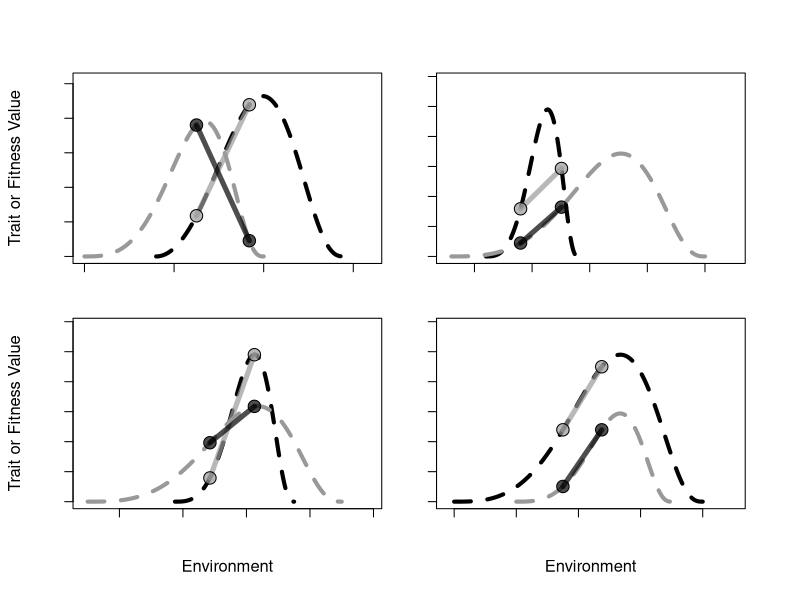

Here is the R script that generated this plot:

my_alpha <- function(col, alpha){
  hexed <- col2rgb(col)
  return(
    rgb(hexed[1,1], hexed[2,1], hexed[3,1], alpha = (alpha)*255,
        maxColorValue = 255)
  )
}

stretch.kumara <- function(x, a, b, c){
  return(c*((a*b*x^(a-1) ) * (1-x^a)^(b-1)))
}


scale.kumara2 <- function(x, a, b, c, d, e){
  xs <- (x - d)/(e - d)
  mod.fit <- c*((a*b*xs^(a-1) ) * (1-xs^a)^(b-1))
  return(list(xs = xs, mod.fit=mod.fit))
}


unscale.kumara <- function(x, a, b, c, d, e){
  xs <- x*(e - d) + d
  mod.fit <- c*((a*b*x^(a-1) ) * (1-x^a)^(b-1))
  return(list(xs = xs, mod.fit=mod.fit))
}


#conceptual plot of continuous and binary reaction norm sampling

#-----------------interaction scenerio----------------
pdf("analyses_and_viz/conceptual_ReNorm.pdf")
#png(filename = "analyses_and_viz/conceptual_ReNorm.png")
par(mfrow=c(2,2))
par(mar=c(2,4,4,1)*1.1)

xseq <- seq(0, 1, length.out = 500)
a <- c(3, 4)
b <- c(4, 4)
c <- c(1.1, 0.8)
d <- c(4, 0)
e <- c(14.5, 10)

s1 <- unscale.kumara(x = xseq, a = a[1], b = b[1], c = c[1], d = d[1], e = e[1])
s2 <- unscale.kumara(x = xseq, a = a[2], b = b[2], c = c[2], d = d[2], e = e[2])

yrng <- range(c(s1$mod.fit, s2$mod.fit))*c(0.9, 1.1)
xrng <- range(c(s1$xs, s2$xs))*c(0.9, 1.1)

plot(NA, NA, xlim=xrng, ylim=yrng, axes=F, cex.lab=1.2,
     xlab="", ylab="Trait or Fitness Value", main="")
box()
axis(side = 1, labels = F)
axis(side = 2, labels = F)

liwd <- 5
lines(s1$xs, s1$mod.fit, lwd=4, lty=2)
lines(s2$xs, s2$mod.fit, lwd=4, lty=2, col="grey60")

xseq <- seq(6.25, 9.2, length.out = 500)
s1 <- scale.kumara2(x = xseq, a = a[1], b = b[1], c = c[1], d = d[1], e = e[1])
s2 <- scale.kumara2(x = xseq, a = a[2], b = b[2], c = c[2], d = d[2], e = e[2])

#pty <- 22
pty <- 21
pcx <- 2

alph <- 0.7

segments(x0 = xseq[1], y0 = s1$mod.fit[1],
         x1 = tail(xseq, 1), y1 = tail(s1$mod.fit, 1), col=my_alpha("grey60", alph), lwd=liwd)

segments(x0 = xseq[1], y0 = s2$mod.fit[1],
         x1 = tail(xseq, 1), y1 = tail(s2$mod.fit, 1), col=my_alpha("black", alph), lwd=liwd)

points(xseq[1], s1$mod.fit[1], bg = my_alpha("grey60", alph), pch=pty, cex=pcx)
points(tail(xseq, 1), tail(s1$mod.fit, 1), bg = my_alpha("grey60", alph), pch=pty, cex=pcx)

points(xseq[1], s2$mod.fit[1], pch=pty, bg = my_alpha("black", alph), cex=pcx)
points(tail(xseq, 1), tail(s2$mod.fit, 1),pch=pty, bg = my_alpha("black", alph), cex=pcx)


#-------------false parallel scenerio-----------------
par(mar=c(2,2,4,3)*1.1)

xseq <- seq(0, 1, length.out = 500)
a <- c(4, 4)
b <- c(4, 4)
c <- c(1, 0.7)
d <- c(6, 3)
e <- c(14, 25)

s1 <- unscale.kumara(x = xseq, a = a[1], b = b[1], c = c[1], d = d[1], e = e[1])
s2 <- unscale.kumara(x = xseq, a = a[2], b = b[2], c = c[2], d = d[2], e = e[2])

yrng <- range(c(s1$mod.fit, s2$mod.fit))*c(0.8, 1.2)
xrng <- range(c(s1$xs, s2$xs))*c(0.9, 1.1)

plot(NA, NA, xlim=xrng, ylim=yrng, axes=F, cex.lab=1.2,
     xlab="", ylab="")
box()
axis(side = 1, labels = F)
axis(side = 2, labels = F)

lines(s1$xs, s1$mod.fit, lwd=4, lty=2)
lines(s2$xs, s2$mod.fit, lwd=4, lty=2, col="grey60")

xseq <- seq(9, 12.55, length.out = 500)
s1 <- scale.kumara2(x = xseq, a = a[1], b = b[1], c = c[1], d = d[1], e = e[1])
s2 <- scale.kumara2(x = xseq, a = a[2], b = b[2], c = c[2], d = d[2], e = e[2])

segments(x0 = xseq[1], y0 = s1$mod.fit[1],
         x1 = tail(xseq, 1), y1 = tail(s1$mod.fit, 1), col=my_alpha("grey60", alph), lwd=liwd)

segments(x0 = xseq[1], y0 = s2$mod.fit[1],
         x1 = tail(xseq, 1), y1 = tail(s2$mod.fit, 1), col=my_alpha("black", alph), lwd=liwd)

points(xseq[1], s1$mod.fit[1], bg = my_alpha("grey60", alph), pch=pty, cex=pcx)
points(tail(xseq, 1), tail(s1$mod.fit, 1), bg = my_alpha("grey60", alph), pch=pty, cex=pcx)

points(xseq[1], s2$mod.fit[1], pch=pty, bg = my_alpha("black", alph), cex=pcx)
points(tail(xseq, 1), tail(s2$mod.fit, 1),pch=pty, bg = my_alpha("black", alph), cex=pcx)



#-------------specialist generalist-----------------
par(mar=c(5,4,1,1)*1.1)

xseq <- seq(0, 1, length.out = 500)
a <- c(4, 4)
b <- c(4, 4)
c <- c(1, 0.65)
d <- c(3.75, 1)
e <- c(7.5, 9)

s1 <- unscale.kumara(x = xseq, a = a[1], b = b[1], c = c[1], d = d[1], e = e[1])
s2 <- unscale.kumara(x = xseq, a = a[2], b = b[2], c = c[2], d = d[2], e = e[2])

yrng <- range(c(s1$mod.fit, s2$mod.fit))*c(0.8, 1.2)
xrng <- range(c(s1$xs, s2$xs))*c(0.9, 1.1)


plot(NA, NA, xlim=xrng, ylim=yrng, axes=F, cex.lab=1.2,
     xlab="Environment", ylab="Trait or Fitness Value")
box()
axis(side = 1, labels = F)
axis(side = 2, labels = F)

lines(s1$xs, s1$mod.fit, lwd=4, lty=2)
lines(s2$xs, s2$mod.fit, lwd=4, lty=2, col="grey60")

xseq <- seq(4.85, 6.25, length.out = 500)
s1 <- scale.kumara2(x = xseq, a = a[1], b = b[1], c = c[1], d = d[1], e = e[1])
s2 <- scale.kumara2(x = xseq, a = a[2], b = b[2], c = c[2], d = d[2], e = e[2])

segments(x0 = xseq[1], y0 = s1$mod.fit[1],
         x1 = tail(xseq, 1), y1 = tail(s1$mod.fit, 1), col=my_alpha("grey60", alph), lwd=liwd)

segments(x0 = xseq[1], y0 = s2$mod.fit[1],
         x1 = tail(xseq, 1), y1 = tail(s2$mod.fit, 1), col=my_alpha("black", alph), lwd=liwd)

points(xseq[1], s1$mod.fit[1], bg = my_alpha("grey60", alph), pch=pty, cex=pcx)
points(tail(xseq, 1), tail(s1$mod.fit, 1), bg = my_alpha("grey60", alph), pch=pty, cex=pcx)

points(xseq[1], s2$mod.fit[1], pch=pty, bg = my_alpha("black", alph), cex=pcx)
points(tail(xseq, 1), tail(s2$mod.fit, 1),pch=pty, bg = my_alpha("black", alph), cex=pcx)


#-------------always lower always higher parallel-----------------
par(mar=c(5,2,1,3)*1.1)
xseq <- seq(0, 1, length.out = 500)
a <- c(4, 4)
b <- c(4, 4)
c <- c(1, 0.6)
d <- c(2, 4)
e <- c(10, 9)

s1 <- unscale.kumara(x = xseq, a = a[1], b = b[1], c = c[1], d = d[1], e = e[1])
s2 <- unscale.kumara(x = xseq, a = a[2], b = b[2], c = c[2], d = d[2], e = e[2])

yrng <- range(c(s1$mod.fit, s2$mod.fit))*c(0.8, 1.2)
xrng <- range(c(s1$xs, s2$xs))*c(0.9, 1.1)


plot(NA, NA, xlim=xrng, ylim=yrng, axes=F, cex.lab=1.2,
     xlab="Environment", ylab="")
box()
axis(side = 1, labels = F)
axis(side = 2, labels = F)

lines(s1$xs, s1$mod.fit, lwd=4, lty=2)
lines(s2$xs, s2$mod.fit, lwd=4, lty=2, col="grey60")

xseq <- seq(5.5, 6.75, length.out = 500)
s1 <- scale.kumara2(x = xseq, a = a[1], b = b[1], c = c[1], d = d[1], e = e[1])
s2 <- scale.kumara2(x = xseq, a = a[2], b = b[2], c = c[2], d = d[2], e = e[2])

segments(x0 = xseq[1], y0 = s1$mod.fit[1],
         x1 = tail(xseq, 1), y1 = tail(s1$mod.fit, 1), col=my_alpha("grey60", alph), lwd=liwd)

segments(x0 = xseq[1], y0 = s2$mod.fit[1],
         x1 = tail(xseq, 1), y1 = tail(s2$mod.fit, 1), col=my_alpha("black", alph), lwd=liwd)

points(xseq[1], s1$mod.fit[1], bg = my_alpha("grey60", alph), pch=pty, cex=pcx)
points(tail(xseq, 1), tail(s1$mod.fit, 1), bg = my_alpha("grey60", alph), pch=pty, cex=pcx)

points(xseq[1], s2$mod.fit[1], pch=pty, bg = my_alpha("black", alph), cex=pcx)
points(tail(xseq, 1), tail(s2$mod.fit, 1),pch=pty, bg = my_alpha("black", alph), cex=pcx)


dev.off()
